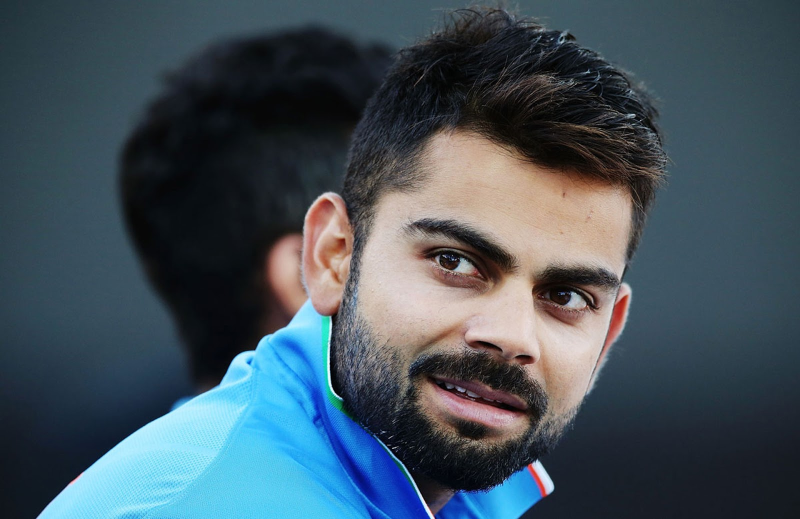
#> input picture testimages/Viratkohli.jpg, 1600 x 1038 px, found by its file name (shown at 1/2 size)
$ jupyter execute --allow-errors sports_celebrity_image_classifier.ipynb   (shell and % lines are left out)
#> lines starting #> are read from the running program, lines starting #| are printed output that depends on the picture; after the words box and inside, x2 and y2 are one past the last pixel; in counts of white or black regions, pixels touching at a corner belong together
[cell 1]
import numpy as np
import cv2
import matplotlib
from matplotlib import pyplot as plt

[cell 2]
img=cv2.imread('C:/sports person classifier/model/testimages/Viratkohli.jpg')
#> img is the input picture: shape (1038, 1600, 3); mean B, G, R 91.7, 81.6, 66.6
img.shape
#> Out = (1038, 1600, 3)

[cell 3]
plt.imshow(img)
plt.show()

[cell 4]
gray=cv2.cvtColor(img,cv2.COLOR_BGR2GRAY)
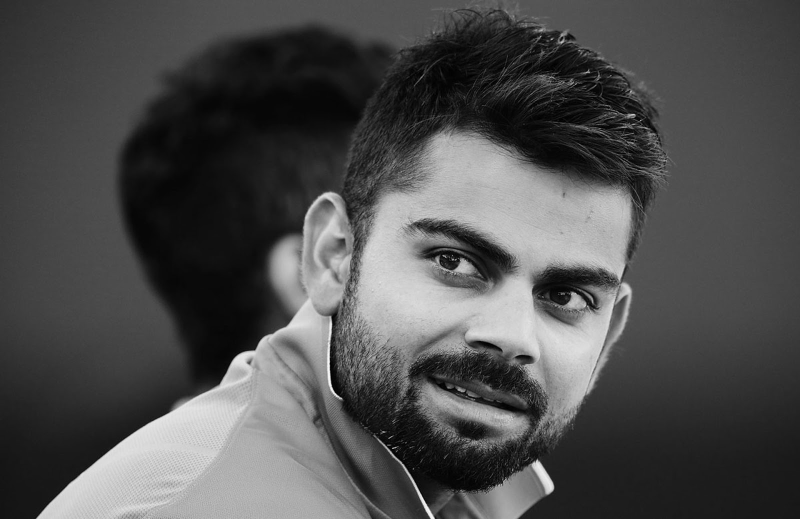
#> gray: shape (1038, 1600) (shown at 1/2 size); min 0, max 254, mean 78.3
gray.shape
#> Out = (1038, 1600)

[cell 5]
gray

[cell 6]
plt.imshow(gray,cmap='gray')

[cell 7]
plt.show()

[cell 8]
face_cascade = cv2.CascadeClassifier(cv2.data.haarcascades + 'haarcascade_frontalface_default.xml')
eye_cascade = cv2.CascadeClassifier(cv2.data.haarcascades + 'haarcascade_eye.xml')
faces=face_cascade.detectMultiScale(gray,1.3,5)
#> faces = [[670, 285, 671, 671]]
faces
#> Out = [[670, 285, 671, 671]]

[cell 9]
(x,y,w,h)=faces[0]
#> x = 670; y = 285; w = 671; h = 671
x,y,w,h
#> Out = (670, 285, 671, 671)

[cell 10]
face_img=cv2.rectangle(img,(x,y),(x+w,y+h),(255,0,0),11)
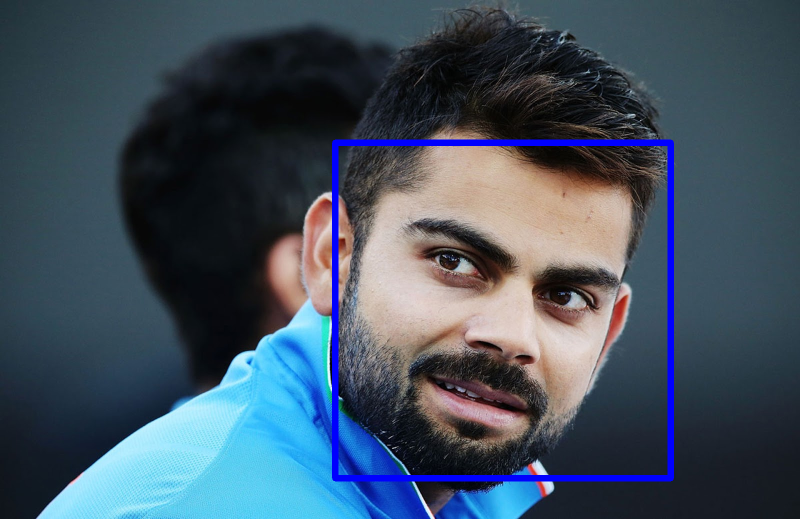
#> face_img: shape (1038, 1600, 3) (shown at 1/2 size); mean B, G, R 95.2, 80.1, 65.3
plt.imshow(face_img)

[cell 11]
plt.show()

[cell 12]
cv2.destroyAllWindows()
for (x,y,w,h) in faces:
    face_img = cv2.rectangle(img,(x,y),(x+w,y+h),(255,0,0),2)
    roi_gray = gray[y:y+h, x:x+w]
    roi_color = face_img[y:y+h, x:x+w]
    eyes = eye_cascade.detectMultiScale(roi_gray)
    for (ex,ey,ew,eh) in eyes:
        cv2.rectangle(roi_color,(ex,ey),(ex+ew,ey+eh),(0,255,0),7)
#> this loop made 1 pass
#> (x, y, w, h, eyes) on pass 1: (670, 285, 671, 671, [[154, 158, 161, 161], [379, 230, 153, 153]])
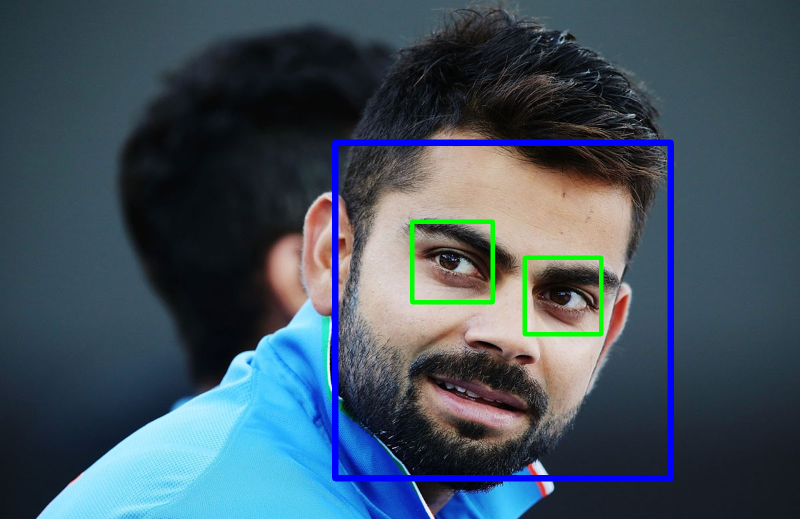
#> img: shape (1038, 1600, 3) (shown at 1/2 size); 0.68% of pixels changed, all inside (x1, y1, x2, y2) = (820, 439, 1207, 673)
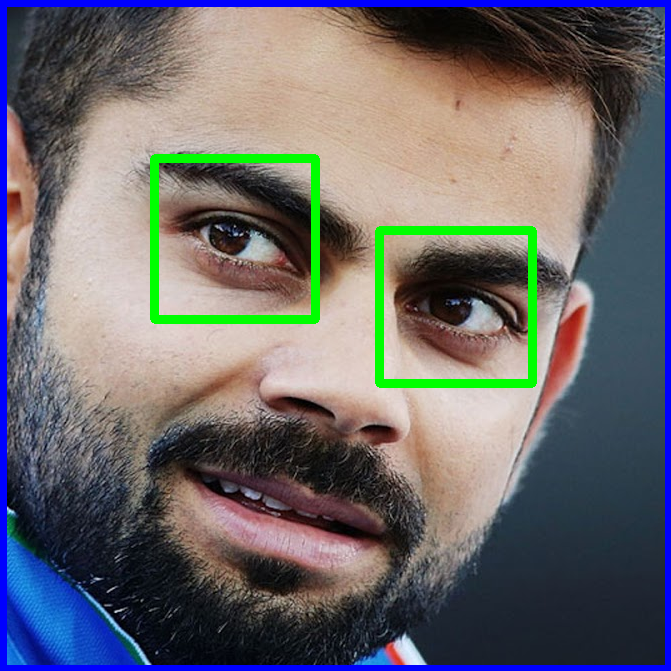
#> roi_color: shape (671, 671, 3); mean B, G, R 107.8, 105, 106.9


plt.figure()
plt.imshow(face_img, cmap='gray')
plt.show()

[cell 13]
plt.imshow(roi_color,cmap='gray')

[cell 14]
plt.show()

[cell 15]
cropped_img=np.array(roi_color)
cropped_img.shape
#> Out = (671, 671, 3)

[cell 16]
import numpy as np
import pywt
import cv2

def w2d(img, mode='haar', level=1):
#> called with mode = 'db1', level = 5
    imArray = img
    #Datatype conversions
    #convert to grayscale
    imArray = cv2.cvtColor( imArray,cv2.COLOR_RGB2GRAY )
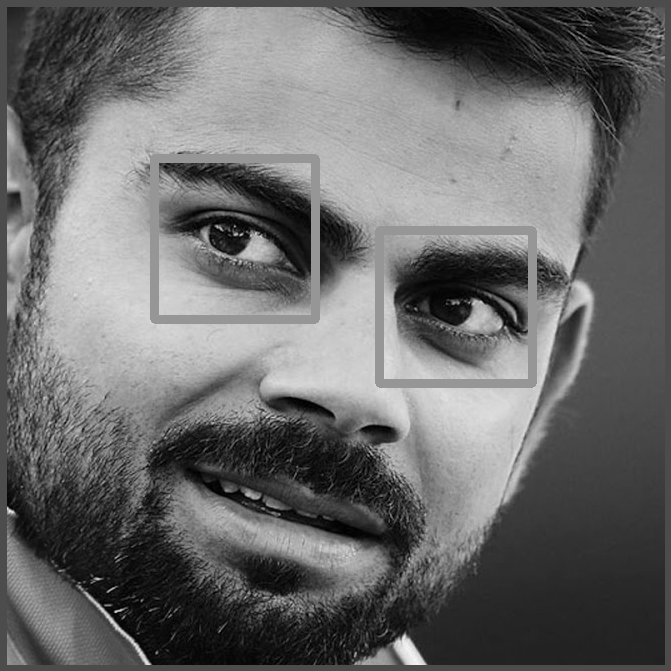
#> imArray: shape (671, 671); min 0, max 244, mean 106.1
    #convert to float
    imArray =  np.float32(imArray)
    imArray /= 255;
    # compute coefficients
    coeffs=pywt.wavedec2(imArray, mode, level=level)
#> coeffs = 6 items

    #Process Coefficients
    coeffs_H=list(coeffs)
#> coeffs_H = 6 items
    coeffs_H[0] *= 0;

    # reconstruction
    imArray_H=pywt.waverec2(coeffs_H, mode);
    imArray_H *= 255;
    imArray_H =  np.uint8(imArray_H)
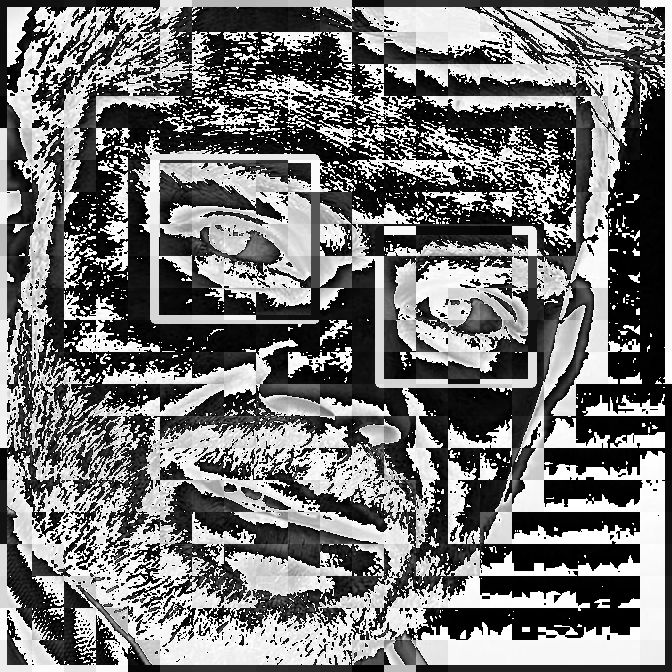
#> imArray_H: shape (672, 672); min 0, max 255, mean 117.7

    return imArray_H

[cell 17]
im_har=w2d(cropped_img,'db1',5)
plt.imshow(im_har,cmap='gray')

[cell 18]
plt.show()

[cell 19]
def get_cropped_image_if_2_eyes(image_path):
    img = cv2.imread(image_path)
    if img is None:
        print(f"[ERROR] Could not read image: {image_path}")
        return None
    gray = cv2.cvtColor(img, cv2.COLOR_BGR2GRAY)
    faces = face_cascade.detectMultiScale(gray, 1.3, 5)
#> faces = [[670, 285, 671, 671]]
    for (x,y,w,h) in faces:
        roi_gray = gray[y:y+h, x:x+w]
        roi_color = img[y:y+h, x:x+w]
        eyes = eye_cascade.detectMultiScale(roi_gray)
        if len(eyes) >= 2:
            return roi_color
#> this loop made 1 pass
#> pass 1, in get_cropped_image_if_2_eyes, `roi_color = img[y:y+h, x:x+w]`:
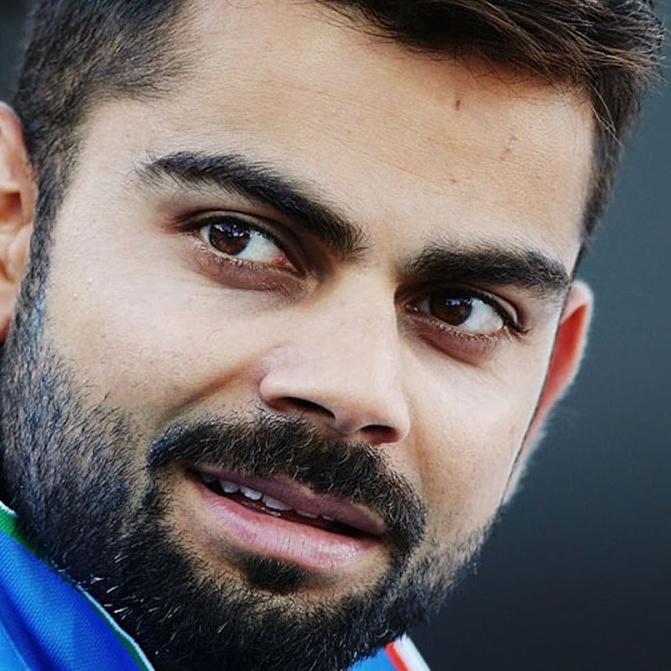
#> roi_color: shape (671, 671, 3); mean B, G, R 105.3, 105.5, 113.8

[cell 20]
original_image=cv2.imread('C:/sports person classifier/model/testimages/Viratkohli.jpg')
plt.imshow(original_image)

[cell 21]
plt.show()

[cell 22]
cropped_image=get_cropped_image_if_2_eyes('C:/sports person classifier/model/testimages/Viratkohli.jpg')
plt.imshow(cropped_image)

[cell 23]
plt.show()

[cell 24]
org_image_obstructed=cv2.imread('C:/sports person classifier/model/testimages/Virat-Kohli-2.jpg')
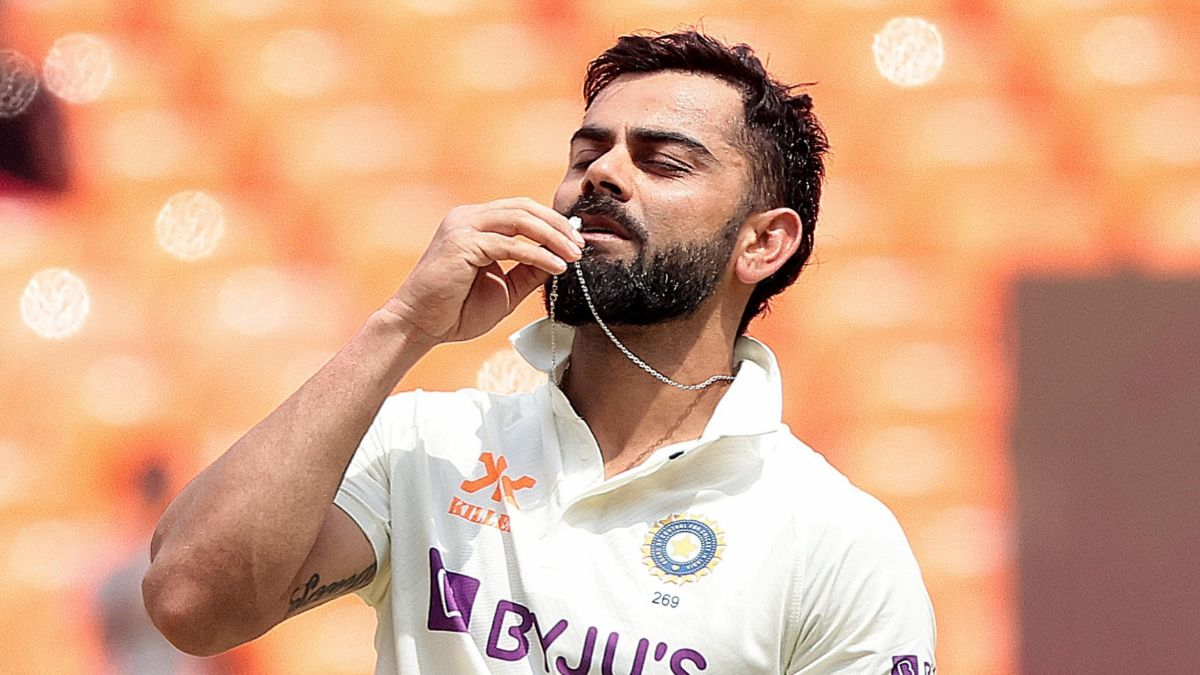
#> input picture testimages/Virat-Kohli-2.jpg, 1200 x 675 px, found by its file name
#> org_image_obstructed is the input picture: shape (675, 1200, 3); mean B, G, R 135.4, 165.5, 214
plt.imshow(org_image_obstructed)

[cell 25]
plt.show()

[cell 26]
cropped_image_no_2_eyes=get_cropped_image_if_2_eyes('C:/sports person classifier/model/testimages/Virat-Kohli-2.jpg')
#> in get_cropped_image_if_2_eyes (call 2), `gray = cv2.cvtColor(img, cv2.COLOR_BGR2GRAY)`:
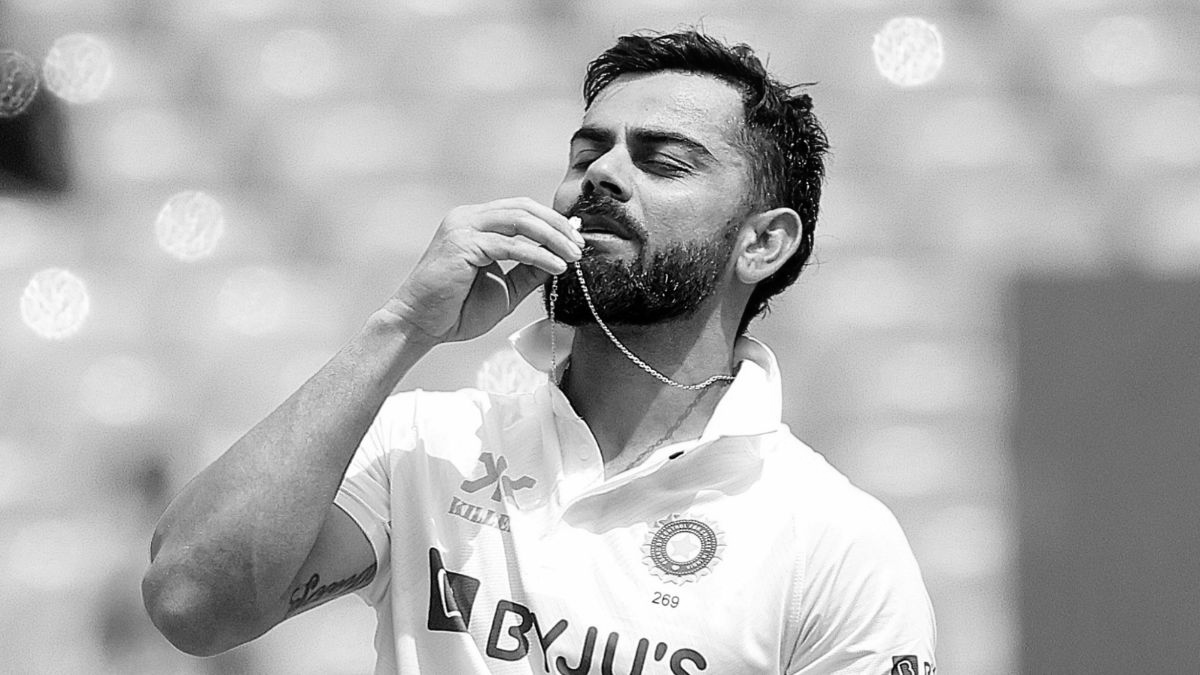
#> gray: shape (675, 1200); min 0, max 255, mean 176.6
#> in get_cropped_image_if_2_eyes (call 2), `faces = face_cascade.detectMultiScale(gray, 1.3, 5)`: faces = ()
cropped_image_no_2_eyes

[cell 27]
path_to_data = "C:/sports person classifier/model/dataset"
path_to_cr_data = "C:/sports person classifier/model/dataset/cropped/"

[cell 28]
import os
img_dirs = []
#> (the rest of this cell did not finish here and is left out)

[cell 29]
img_dirs

[cell 30]
import shutil
if os.path.exists(path_to_cr_data):
     shutil.rmtree(path_to_cr_data)
os.mkdir(path_to_cr_data)

[cell 31]
cropped_image_dirs = []
celebrity_file_names_dict = {}

for img_dir in img_dirs:
    count = 1
    celebrity_name = os.path.basename(img_dir)
    print(celebrity_name)

    celebrity_file_names_dict[celebrity_name] = []

    for entry in os.scandir(img_dir):
        if entry.is_file() and entry.name.lower().endswith(('.png', '.jpg', '.jpeg')):
            roi_color = get_cropped_image_if_2_eyes(entry.path)
            if roi_color is not None:
                cropped_folder = os.path.join(path_to_cr_data + celebrity_name)
                if not os.path.exists(cropped_folder):
                   os.makedirs(cropped_folder)
                   cropped_image_dirs.append(cropped_folder)
                   print("Generating cropped images in folder: ",cropped_folder)
                cropped_file_name = celebrity_name + str(count) + ".png"
                cropped_file_path = os.path.join(cropped_folder , cropped_file_name)
                cv2.imwrite(cropped_file_path, roi_color)
                celebrity_file_names_dict[celebrity_name].append(cropped_file_path)
                count += 1

[cell 32]
celebrity_file_names_dict = {}
for img_dir in cropped_image_dirs:
    celebrity_name = img_dir.split('/')[-1]
    file_list = []
    for entry in os.scandir(img_dir):
        file_list.append(entry.path)
    celebrity_file_names_dict[celebrity_name] = file_list
celebrity_file_names_dict

[cell 33]
class_dict = {}
count = 0
for celebrity_name in celebrity_file_names_dict.keys():
    class_dict[celebrity_name] = count
    count = count + 1
class_dict
